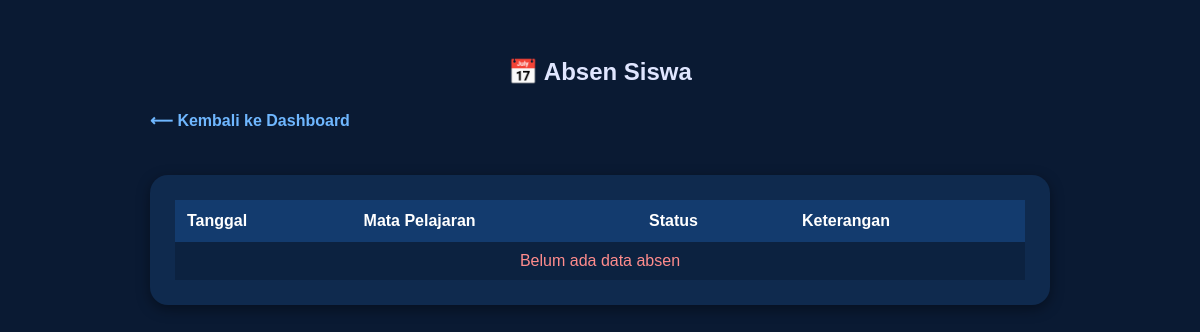
/siswa/absen/ (signed in), run on an earlier commit of the app's database.
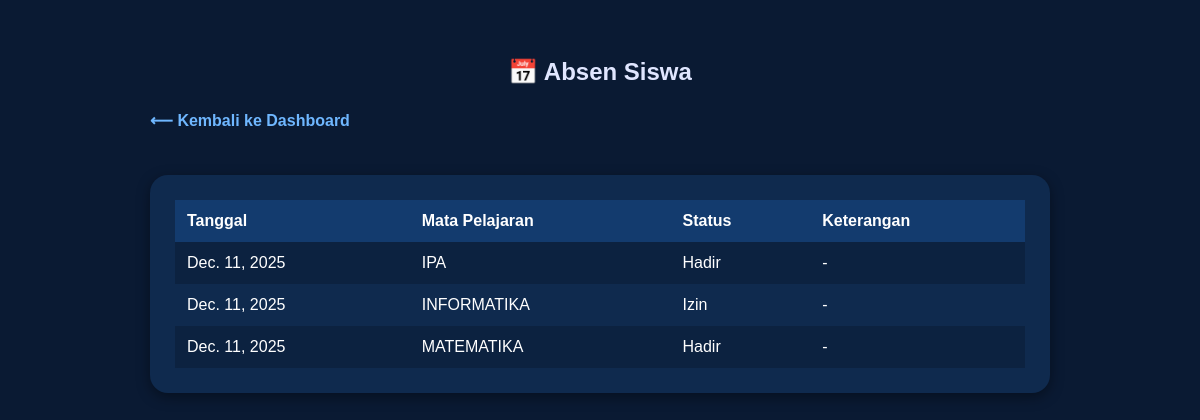
And on a later commit of the database.
### guru/models.py (models this page shows, shortened)
class Absen(models.Model):
    STATUS_CHOICES = [
        ('hadir', 'Hadir'),
        ('sakit', 'Sakit'),
        ('izin', 'Izin'),
        ('alpa', 'Alpa'),
    ]
    siswa = models.ForeignKey(Siswa, on_delete=models.CASCADE)
    pegawai = models.ForeignKey(Pegawai, on_delete=models.CASCADE)
    jadwal = models.ForeignKey(Jadwal, on_delete=models.CASCADE)
    tanggal = models.DateField(default=timezone.now)
    status = models.CharField(max_length=20, choices=STATUS_CHOICES)
    keterangan = models.TextField(blank=True, null=True)
    created_at = models.DateTimeField(auto_now_add=True)
    updated_at = models.DateTimeField(auto_now=True)
    class Meta:
        unique_together = ('siswa', 'jadwal', 'tanggal')
        ordering = ['-tanggal', 'siswa']

### admin_app/models.py (models this page shows, shortened)
class Jadwal(models.Model):
    HARI_CHOICES = [
        ("Senin", "Senin"),
        ("Selasa", "Selasa"),
        ("Rabu", "Rabu"),
        ("Kamis", "Kamis"),
        ("Jumat", "Jumat"),
    ]
    hari = models.CharField(max_length=20, choices=HARI_CHOICES)
    jam_mulai = models.TimeField()
    jam_selesai = models.TimeField()
    mata_pelajaran = models.CharField(max_length=100)
    kelas = models.CharField(max_length=50)
    pegawai = models.ForeignKey(Pegawai, on_delete=models.CASCADE)

### siswa/views.py (the view)
# urls.py: path('absen/', views.absen_siswa, name='absen_siswa'),  # legacy
def absen_siswa(request):
    siswa = request.user.siswa
    absen_list = Absen.objects.filter(siswa=siswa).select_related('jadwal')
    return render(request, 'siswa_app/absen_siswa.html', {
        'absen_list': absen_list
    })

### siswa/templates/siswa_app/absen_siswa.html (shortened to what this page needs)
{% load static %}
<!DOCTYPE html>
<html lang="id">
<head>
</head>
<body>
<div class="container">
    <h2>📅 Absen Siswa</h2>
    <a href="{% url 'siswa_dashboard' %}" class="back">⟵ Kembali ke Dashboard</a>
    <div class="card">
        <table>
            <tr>
                <th>Tanggal</th>
                <th>Mata Pelajaran</th>
                <th>Status</th>
                <th>Keterangan</th>
            </tr>
            {% if absen_list %}
                {% for a in absen_list %}
                <tr>
                    <td>{{ a.tanggal }}</td>
                    <td>{{ a.jadwal.mata_pelajaran }}</td>
                    <td>{{ a.status|title }}</td>
                    <td>{{ a.keterangan|default:"-" }}</td>
                </tr>
                {% endfor %}
            {% else %}
            <tr>
                <td colspan="4" style="text-align:center; padding:10px; color:#ff8c8c;">
                    Belum ada data absen
                </td>
            </tr>
            {% endif %}
        </table>
    </div>
</div>
</body>
</html>

What changed in the data, as far as the page shows it:
added Absen: tanggal "Dec. 11, 2025", jadwal.mata_pelajaran "IPA", status "Hadir", keterangan "-"
added Absen: tanggal "Dec. 11, 2025", jadwal.mata_pelajaran "INFORMATIKA", status "Izin", keterangan "-"
added Absen: tanggal "Dec. 11, 2025", jadwal.mata_pelajaran "MATEMATIKA", status "Hadir", keterangan "-"
Also different on the page:
text no longer shown: "Belum ada data absen"
